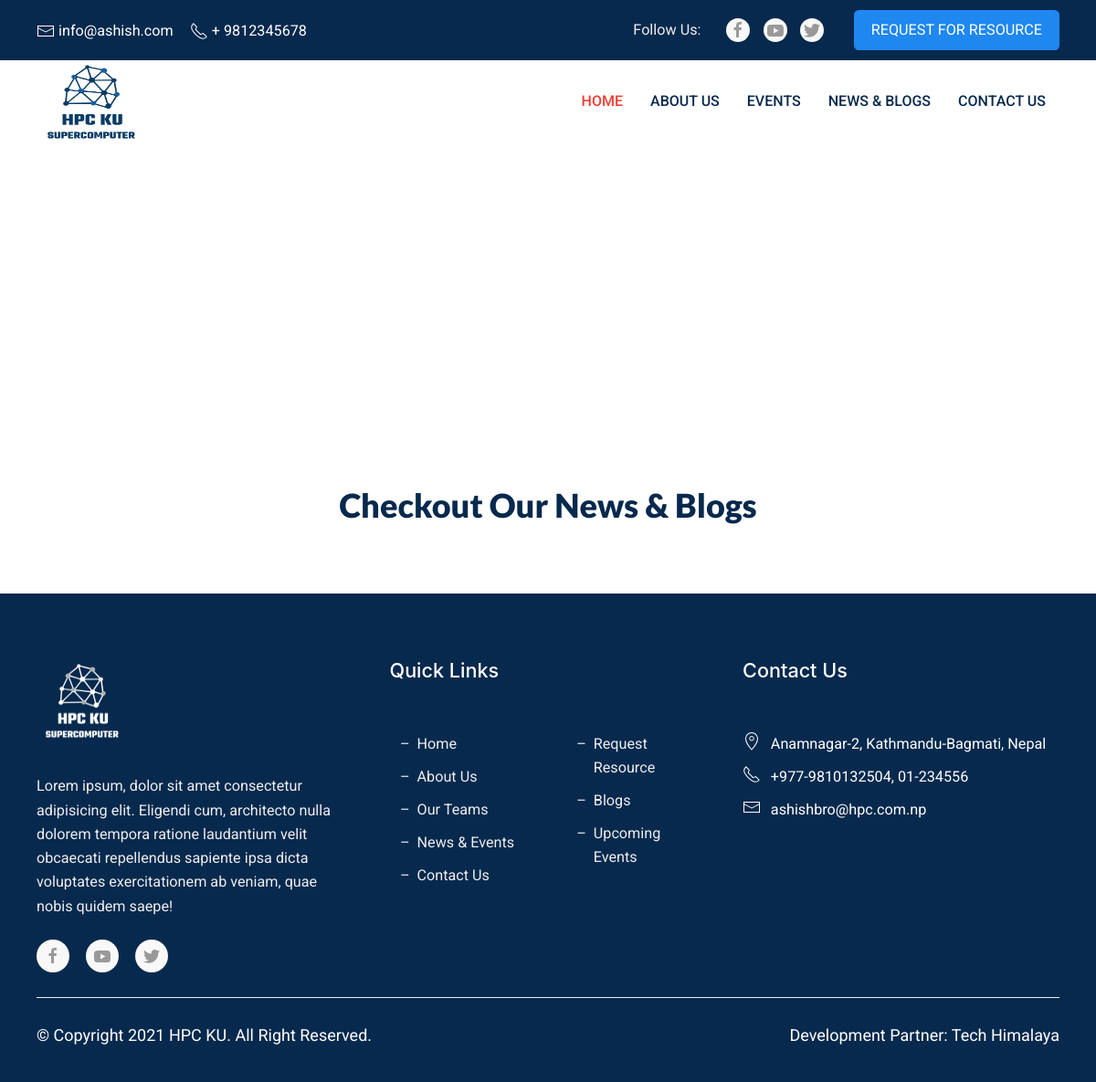
Before: /news/ with the older database file.
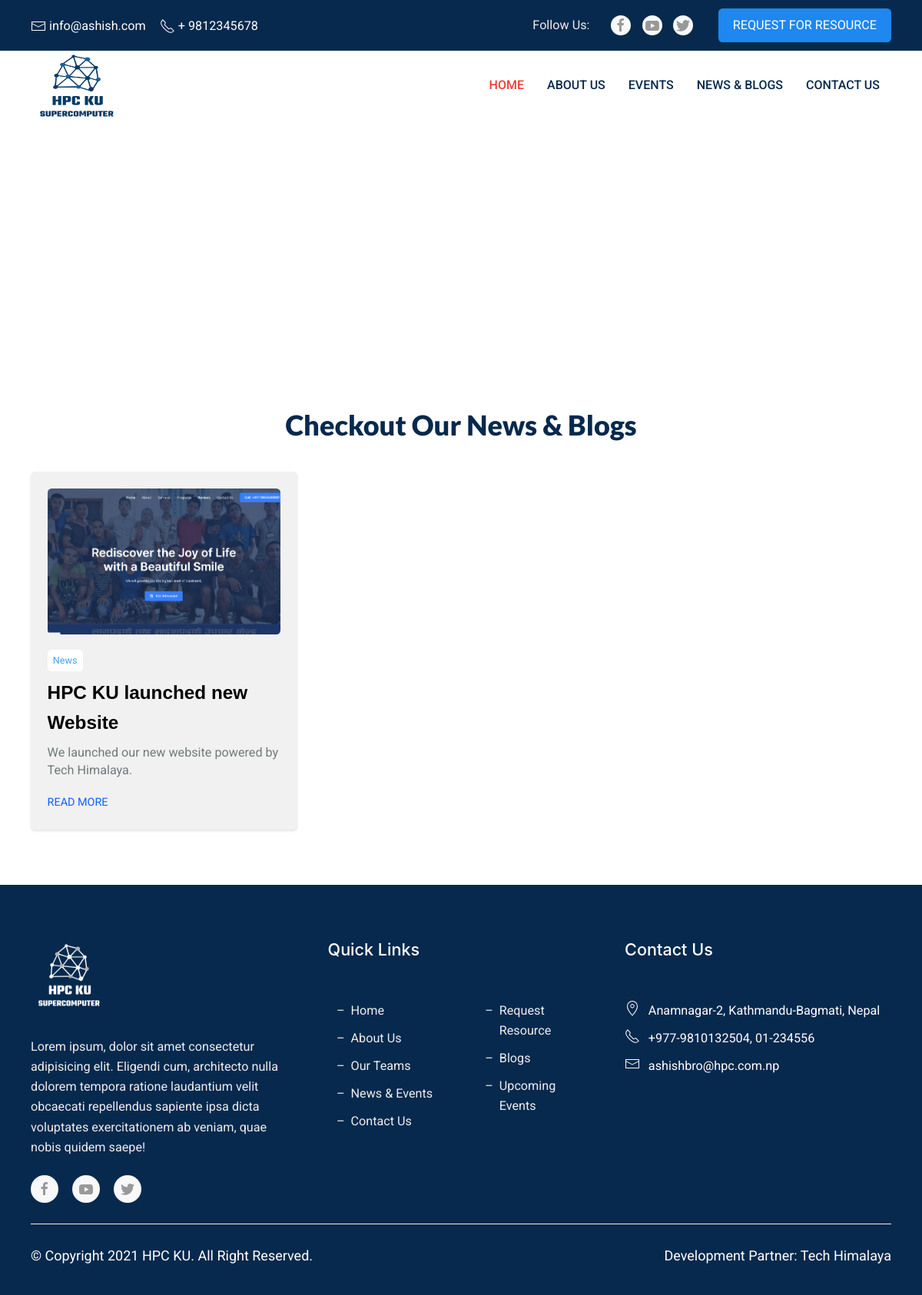
After: the same page with the newer database file.
### cms/models.py (models this page shows, shortened)
class News(models.Model):
    title = models.CharField(max_length=255)
    slug = models.SlugField(null=True, blank=True)
    published_date = models.DateTimeField(auto_now_add=True)
    author = models.CharField(max_length=30, default='')
    category = models.CharField(max_length=50)
    thumbnail = models.ImageField(upload_to='news')
    detail = models.TextField()
    class Meta:
        verbose_name_plural = 'News'
        ordering = ('-published_date', )

### cms/views.py (the view)
# urls.py: path('news/', news_list_view, name='news_list'),
def news_list_view(request):
    news = News.objects.all()
    return render(request, 'news.html', {
        'news': news,
    })

### templates/news.html
{% extends 'base.html' %}
{% block content %}
<div class="events">
  <div
    class="uk-height-medium uk-background-cover uk-light"
    data-src="https://images.unsplash.com/photo-1490822180406-880c226c150b?fit=crop&w=650&h=433&q=80"
    data-srcset="https://images.unsplash.com/photo-1490822180406-880c226c150b?fit=crop&w=650&h=433&q=80 650w,
                  https://images.unsplash.com/photo-1490822180406-880c226c150b?fit=crop&w=1300&h=866&q=80 1300w"
    data-sizes="(min-width: 650px) 650px, 100vw"
    uk-img
  >
    <div class="uk-height-medium uk-flex uk-flex-middle">
      <div class="uk-container" style="width: 100%">
        <h1 class="title">Our News & Blogs</h1>
      </div>
    </div>
  </div>
  <div class="events-content">
    <div class="uk-container">
      <div class="heading uk-text-center">Checkout Our News & Blogs</div>
      <div uk-grid>
          {% if news %}
          {% for news_post in news %}
        <div class="uk-width-1-3@l uk-width-1-2@m uk-width-1-2@s">
          <div class="events-card">
            <div class="events-card__image">
              <a href="{% url 'news_detail' news_post.slug %}">
                <img
                  src="{{ news_post.thumbnail.url }}"
                  alt=""
                />
              </a>
            </div>
            <div class="events-card__content">
              <div class="type uk-text-capitalize">{{ news_post.category }}</div>
              <a href="{% url 'news_detail' news_post.slug %}">
                <div class="title">{{ news_post.title }}</div>
              </a>
              <div class="uk-text-light text">
                {{ news_post.detail | safe }}
              </div>
              <div class="readmore">
                <a class="uk-button uk-button-text" href="{% url 'news_detail' news_post.slug %}"
                  >Read more</a
                >
              </div>
            </div>
          </div>
        </div>
          {% endfor %}
      {% endif %}
      </div>
    </div>
  </div>
</div>
{% endblock %}

Changed rows visible on the page:
added News: thumbnail (picture), category "News", title "HPC KU launched new Website", detail "We launched our new website powered by Tech Himalaya."
